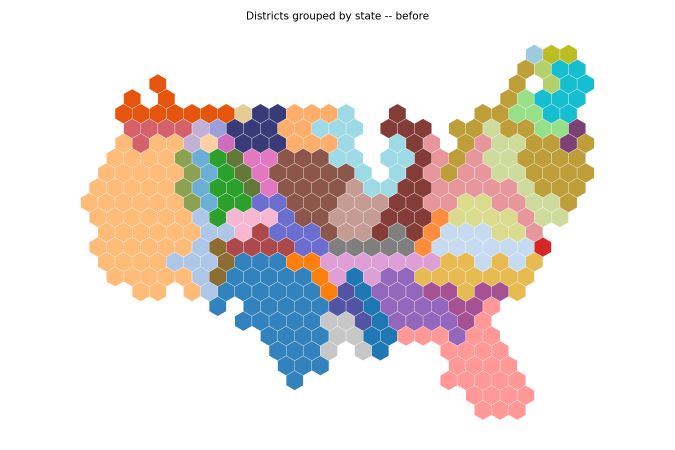
#> input picture pr32-mosaic-enclosed-holes/groups_before.png, 1350 x 900 px, given in place of northeast_before.png, which was not available (shown at 1/2 size)
$ python combine.py out
#> lines starting #> are read from the running program, lines starting #| are printed output that depends on the picture
"""Combine before/after PNGs side by side."""

import sys

import matplotlib

matplotlib.use("Agg")
import matplotlib.image as mpimg
import matplotlib.pyplot as plt

outdir = sys.argv[1]
for case in ("northeast", "districts_group_by", "nomorph", "states", "donut", "groups"):
    fig, axes = plt.subplots(1, 2, figsize=(18, 6))
    for ax, label in zip(axes, ("before", "after")):
        ax.imshow(mpimg.imread(f"{outdir}/{case}_{label}.png"))
        ax.set_axis_off()
    fig.suptitle(f"{case}: before (fix/mosaic-ring-swapback @ d93d7e9) vs after (fix/mosaic-enclosed-holes)", fontsize=12)
    fig.tight_layout()
    fig.savefig(f"{outdir}/{case}_before_after.png", dpi=110)
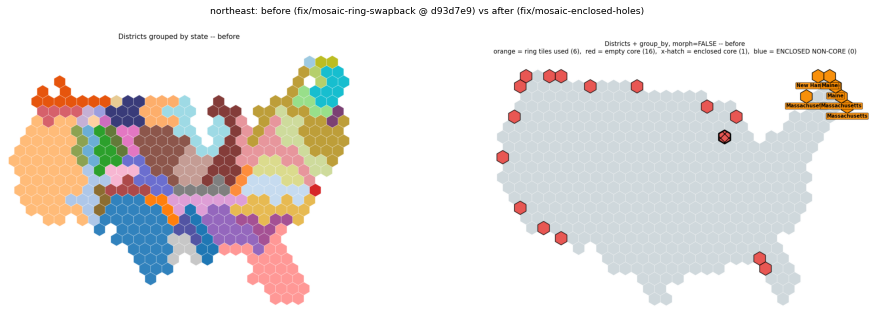
#> figure drawn by matplotlib, 2 panels
    plt.close(fig)
    print("wrote", f"{outdir}/{case}_before_after.png")
#> pass 2 of the loop `for case in ("northeast", "districts_group_by", "nomorph", "states", "..`:
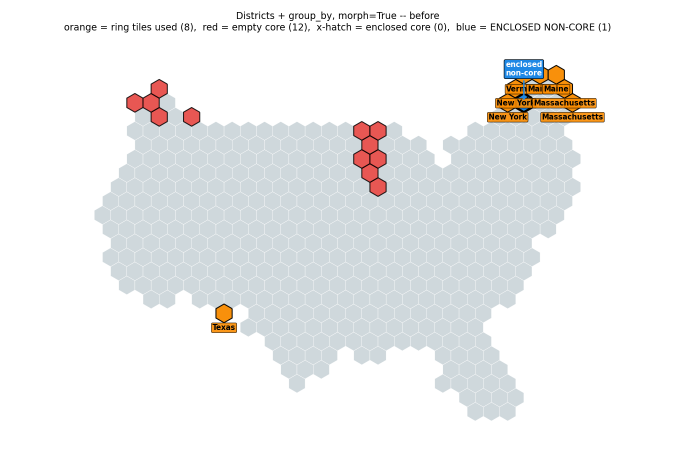
#> input picture pr32-mosaic-enclosed-holes/districts_group_by_before.png, 1350 x 900 px, found by its file name (shown at 1/2 size)
#> `fig.savefig(f"{outdir}/{case}_before_after.png", dpi=110)`:
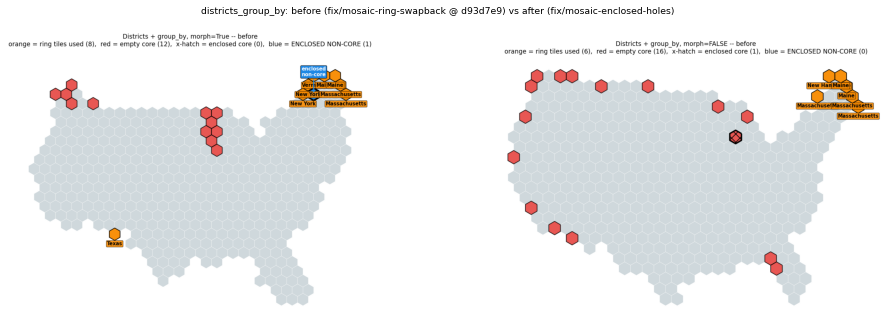
#> figure drawn by matplotlib, 2 panels
#> (the run stopped early here; a loop or call above may not have finished)
